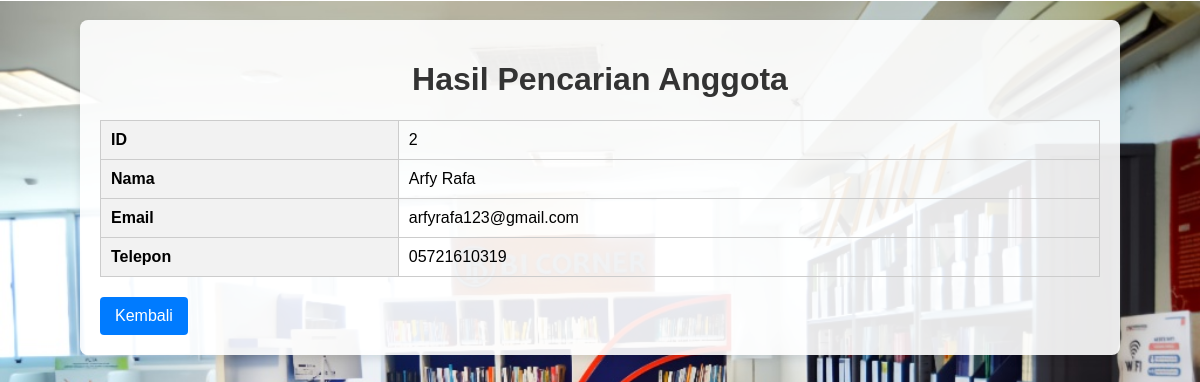
Screenshot of /proses_cari_anggota.php?id_anggota=2 with the database file from the repository.
### tables this page shows
CREATE TABLE `anggota` (
  `id_anggota` int(11) NOT NULL,
  `nama` varchar(255) NOT NULL,
  `email` varchar(255) NOT NULL,
  `telepon` varchar(20) NOT NULL
);

### proses_cari_anggota.php (the view, shortened to what this page needs)
<?php
require_once 'config.php';
if (isset($_GET['id_anggota'])) {
    $id_anggota = $_GET['id_anggota'];
    try {
        $stmt = $conn->prepare("SELECT * FROM anggota WHERE id_anggota = :id_anggota");
        $stmt->bindParam(':id_anggota', $id_anggota, PDO::PARAM_INT);
        $stmt->execute();
        $anggota = $stmt->fetch(PDO::FETCH_ASSOC);
    } catch (PDOException $e) {
        echo "Terjadi kesalahan: " . htmlspecialchars($e->getMessage());
        exit;
    }
} else {
    echo "ID anggota tidak ditemukan.";
    exit;
}
?>
<!DOCTYPE html>
<html lang="en">
<head>
</head>
<body>
    <div class="container">
        <h1>Hasil Pencarian Anggota</h1>
        <?php if ($anggota): ?>
            <table>
                <tr>
                    <th>ID</th>
                    <td><?php echo htmlspecialchars($anggota['id_anggota']); ?></td>
                </tr>
                <tr>
                    <th>Nama</th>
                    <td><?php echo htmlspecialchars($anggota['nama']); ?></td>
                </tr>
                <tr>
                    <th>Email</th>
                    <td><?php echo htmlspecialchars($anggota['email']); ?></td>
                </tr>
                <tr>
                    <th>Telepon</th>
                    <td><?php echo htmlspecialchars($anggota['telepon']); ?></td>
                </tr>
            </table>
        <?php else: ?>
            <p>Anggota dengan ID <strong><?php echo htmlspecialchars($id_anggota); ?></strong> tidak ditemukan.</p>
        <?php endif; ?>
        <a href="cari_anggota.php" class="btn-back">Kembali</a>
    </div>
</body>
</html>

### proses_cari_anggota.php (style rules this page uses)
body { font-family: Arial, sans-serif; background: url('background perpus ITSB.jpg') no-repeat center center fixed; background-size: 100%; margin: 0; padding: 0; }
.container { max-width: 1000px; margin: 20px auto; background-color: rgba(255, 255, 255, 0.9); padding: 20px; border-radius: 8px; box-shadow: 0 4px 8px rgba(0, 0, 0, 0.1); }
h1 { text-align: center; color: #333; }
table { width: 100%; border-collapse: collapse; margin-top: 20px; }
table, th, td { border: 1px solid #ccc; }
th, td { padding: 10px; text-align: left; }
th { background-color: #f2f2f2; }
.btn-back { display: inline-block; margin-top: 20px; padding: 10px 15px; background-color: #007bff; color: #fff; text-decoration: none; border-radius: 4px; font-size: 16px; }

### rows the page displays
anggota: id_anggota "2", nama "Arfy Rafa", email "arfyrafa123@gmail.com", telepon "05721610319"
